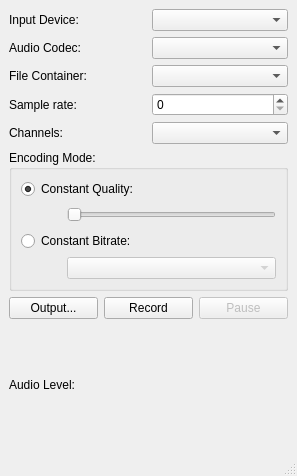
<?xml version="1.0" encoding="UTF-8"?>
<ui version="4.0">
 <class>AudioRecorder</class>
 <widget class="QMainWindow" name="AudioRecorder">
  <property name="geometry">
   <rect>
    <x>0</x>
    <y>0</y>
    <width>297</width>
    <height>476</height>
   </rect>
  </property>
  <property name="windowTitle">
   <string>MainWindow</string>
  </property>
  <widget class="QWidget" name="centralwidget">
   <layout class="QGridLayout" name="gridLayout_3">
    <item row="0" column="0" colspan="3">
     <layout class="QGridLayout" name="gridLayout_2">
      <item row="3" column="0">
       <widget class="QLabel" name="label_4">
        <property name="text">
         <string>Sample rate:</string>
        </property>
       </widget>
      </item>
      <item row="0" column="1">
       <widget class="QComboBox" name="audioDeviceBox"/>
      </item>
      <item row="1" column="0">
       <widget class="QLabel" name="label_2">
        <property name="text">
         <string>Audio Codec:</string>
        </property>
       </widget>
      </item>
      <item row="0" column="0">
       <widget class="QLabel" name="label">
        <property name="text">
         <string>Input Device:</string>
        </property>
       </widget>
      </item>
      <item row="2" column="0">
       <widget class="QLabel" name="label_3">
        <property name="text">
         <string>File Container:</string>
        </property>
       </widget>
      </item>
      <item row="2" column="1">
       <widget class="QComboBox" name="containerBox"/>
      </item>
      <item row="1" column="1">
       <widget class="QComboBox" name="audioCodecBox"/>
      </item>
      <item row="4" column="0">
       <widget class="QLabel" name="label_5">
        <property name="text">
         <string>Channels:</string>
        </property>
       </widget>
      </item>
      <item row="4" column="1">
       <widget class="QComboBox" name="channelsBox"/>
      </item>
      <item row="3" column="1">
       <widget class="QSpinBox" name="sampleRateBox"/>
      </item>
     </layout>
    </item>
    <item row="1" column="0" colspan="3">
     <widget class="QGroupBox" name="groupBox">
      <property name="title">
       <string>Encoding Mode:</string>
      </property>
      <layout class="QGridLayout" name="gridLayout">
       <item row="0" column="0" colspan="2">
        <widget class="QRadioButton" name="constantQualityRadioButton">
         <property name="text">
          <string>Constant Quality:</string>
         </property>
         <property name="checked">
          <bool>true</bool>
         </property>
        </widget>
       </item>
       <item row="1" column="0">
        <spacer name="horizontalSpacer_2">
         <property name="orientation">
          <enum>Qt::Horizontal</enum>
         </property>
         <property name="sizeType">
          <enum>QSizePolicy::Fixed</enum>
         </property>
         <property name="sizeHint" stdset="0">
          <size>
           <width>40</width>
           <height>20</height>
          </size>
         </property>
        </spacer>
       </item>
       <item row="1" column="1">
        <widget class="QSlider" name="qualitySlider">
         <property name="orientation">
          <enum>Qt::Horizontal</enum>
         </property>
        </widget>
       </item>
       <item row="2" column="0" colspan="2">
        <widget class="QRadioButton" name="constantBitrateRadioButton">
         <property name="text">
          <string>Constant Bitrate:</string>
         </property>
        </widget>
       </item>
       <item row="3" column="0">
        <spacer name="horizontalSpacer">
         <property name="orientation">
          <enum>Qt::Horizontal</enum>
         </property>
         <property name="sizeType">
          <enum>QSizePolicy::Fixed</enum>
         </property>
         <property name="sizeHint" stdset="0">
          <size>
           <width>40</width>
           <height>20</height>
          </size>
         </property>
        </spacer>
       </item>
       <item row="3" column="1">
        <widget class="QComboBox" name="bitrateBox">
         <property name="enabled">
          <bool>false</bool>
         </property>
        </widget>
       </item>
      </layout>
     </widget>
    </item>
    <item row="2" column="0">
     <widget class="QPushButton" name="outputButton">
      <property name="text">
       <string>Output...</string>
      </property>
     </widget>
    </item>
    <item row="2" column="1">
     <widget class="QPushButton" name="recordButton">
      <property name="text">
       <string>Record</string>
      </property>
     </widget>
    </item>
    <item row="2" column="2">
     <widget class="QPushButton" name="pauseButton">
      <property name="enabled">
       <bool>false</bool>
      </property>
      <property name="text">
       <string>Pause</string>
      </property>
     </widget>
    </item>
    <item row="3" column="0">
     <widget class="QLabel" name="levelLabel">
      <property name="text">
       <string>Audio Level:</string>
      </property>
     </widget>
    </item>
    <item row="3" column="1" colspan="2">
     <layout class="QVBoxLayout" name="levelsLayout"/>
    </item>
   </layout>
  </widget>
  <widget class="QStatusBar" name="statusbar"/>
 </widget>
 <resources/>
 <connections>
  <connection>
   <sender>constantQualityRadioButton</sender>
   <signal>toggled(bool)</signal>
   <receiver>qualitySlider</receiver>
   <slot>setEnabled(bool)</slot>
   <hints>
    <hint type="sourcelabel">
     <x>113</x>
     <y>197</y>
    </hint>
    <hint type="destinationlabel">
     <x>115</x>
     <y>223</y>
    </hint>
   </hints>
  </connection>
  <connection>
   <sender>constantBitrateRadioButton</sender>
   <signal>toggled(bool)</signal>
   <receiver>bitrateBox</receiver>
   <slot>setEnabled(bool)</slot>
   <hints>
    <hint type="sourcelabel">
     <x>173</x>
     <y>259</y>
    </hint>
    <hint type="destinationlabel">
     <x>190</x>
     <y>291</y>
    </hint>
   </hints>
  </connection>
  <connection>
   <sender>outputButton</sender>
   <signal>clicked()</signal>
   <receiver>AudioRecorder</receiver>
   <slot>setOutputLocation()</slot>
   <hints>
    <hint type="sourcelabel">
     <x>46</x>
     <y>340</y>
    </hint>
    <hint type="destinationlabel">
     <x>6</x>
     <y>302</y>
    </hint>
   </hints>
  </connection>
  <connection>
   <sender>recordButton</sender>
   <signal>clicked()</signal>
   <receiver>AudioRecorder</receiver>
   <slot>toggleRecord()</slot>
   <hints>
    <hint type="sourcelabel">
     <x>191</x>
     <y>340</y>
    </hint>
    <hint type="destinationlabel">
     <x>113</x>
     <y>317</y>
    </hint>
   </hints>
  </connection>
  <connection>
   <sender>pauseButton</sender>
   <signal>clicked()</signal>
   <receiver>AudioRecorder</receiver>
   <slot>togglePause()</slot>
   <hints>
    <hint type="sourcelabel">
     <x>252</x>
     <y>334</y>
    </hint>
    <hint type="destinationlabel">
     <x>258</x>
     <y>346</y>
    </hint>
   </hints>
  </connection>
 </connections>
 <slots>
  <slot>setOutputLocation()</slot>
  <slot>toggleRecord()</slot>
  <slot>togglePause()</slot>
 </slots>
</ui>
